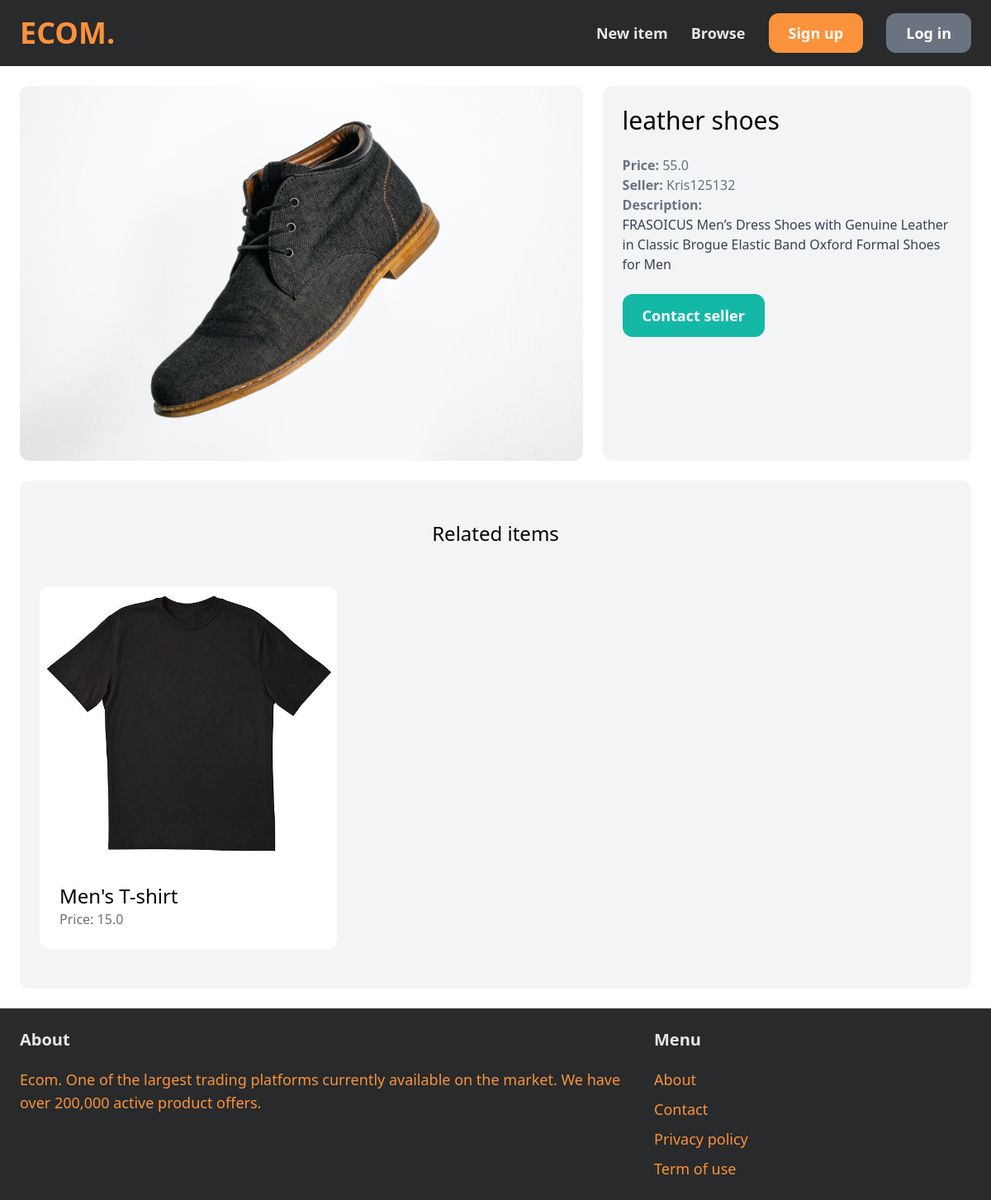
Screenshot of /items/10/ with the database file from the repository.
### item/models.py (models this page shows, shortened)
class Item(models.Model):
    category = models.ForeignKey(Category, related_name='items', on_delete=models.CASCADE)
    name = models.CharField(max_length=255)
    description = models.TextField(blank=True, null=True)
    price = models.FloatField()
    image = models.ImageField(upload_to='item_images', blank=True, null=True)
    is_sold = models.BooleanField(default=False)
    created_by = models.ForeignKey(User, related_name='items', on_delete=models.CASCADE)
    created_at = models.DateTimeField(auto_now_add=True)

### item/views.py (the view)
# urls.py: path('<int:pk>/', views.detail, name='detail'),
def detail(request, pk):
    item = get_object_or_404(Item, pk=pk)
    related_items = Item.objects.filter(category=item.category, is_sold=False).exclude(pk=pk)[0:3]
    return render(request, 'item/detail.html', {
        'item': item,
        'related_items': related_items
    })

### item/templates/item/detail.html (shortened to what this page needs)
{% extends 'core/base.html' %}
{% block content %}
<div class="grid grid-cols-5 gap-6">
    <div class="col-span-3">
        <img src="{{ item.image.url }}" class="rounded-xl">
    </div>
    <div class="col-span-2 p-6 bg-gray-100 rounded-xl">
        <h1 class="mb-6 text-3xl">{{ item.name }}</h1>
        <p class="text-gray-500"><strong>Price: </strong>{{ item.price }}</p>
        <p class="text-gray-500"><strong>Seller: </strong>{{ item.created_by.username }}</p>
        {% if item.description %}
            <p class="text-gray-700">
                <strong class="text-gray-500">Description:</strong><br>
                {{ item.description }}
            </p>
        {% endif %}
        {% if request.user == item.created_by %}
            <div class="mt-6 p-6 bg-white rounded-xl">
                <p>This is your item!</p>
                <a href="{% url 'item:edit' item.id %}" class="inline-block mt-6 px-6 py-3 text-lg font-semibold bg-teal-500 text-white rounded-xl">Edit</a>
                <a href="{% url 'item:delete' item.id %}" class="inline-block mt-6 px-6 py-3 text-lg font-semibold bg-red-500 text-white rounded-xl">Delete</a>
            </div>
        {% else %}
            <a href="{% url 'conversation:new' item.id %}" class="inline-block mt-6 px-6 py-3 text-lg font-semibold bg-teal-500 text-white rounded-xl hover:bg-teal-700">Contact seller</a>
        {% endif %}
    </div>
</div>
<div class="mt-6 px-6 py-12 bg-gray-100 rounded-xl">
    <h2 class="mb-12 text-2xl text-center">Related items</h2>
    <div class="grid grid-cols-3 gap-3">
        {% for item in related_items %}
            <div>
                <a href="{% url 'item:detail' item.id %}">
                    <div>
                        <img src="{{ item.image.url }}" class="rounded-t-xl">
                    </div>
                    <div class="p-6 bg-white rounded-b-xl">
                        <h2 class="text-2xl">{{ item.name }}</h2>
                        <p class="text-gray-500">Price: {{ item.price }}</p>
                    </div>
                </a>
            </div>
        {% endfor %}
    </div>
</div>
{% endblock %}

### rows the page displays
Item: image (picture), name "leather shoes", price "55.0", created_by.username "Kris125132", description "FRASOICUS Men’s Dress Shoes with Genuine Leather in Classic Brogue Elastic Band Oxford Formal Shoes for Men"
Item: image (picture), name "Men's T-shirt", price "15.0"
